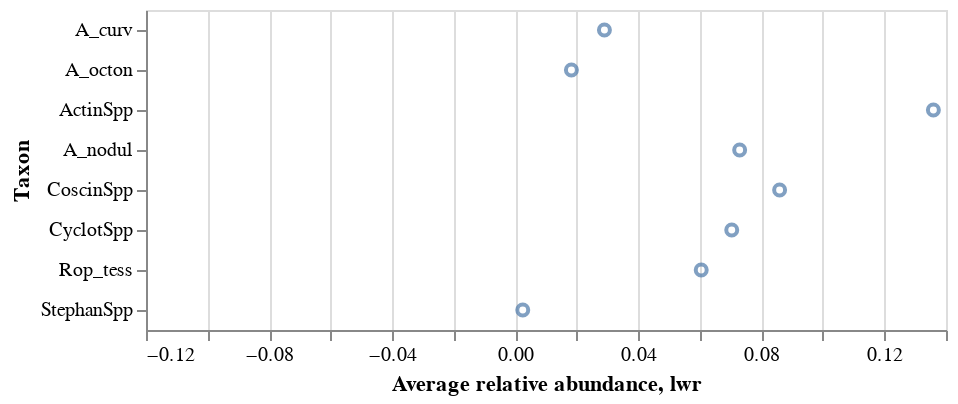

The code cell stored with this chart in its notebook:
### Markdown cell above
### Q1 (b). Visualizing summary statistics

Create a plot of the average relative abundances and their variation over time by following these steps:

1. Reset the index of `diatom_summary` so that the taxon names are stored as a column and not an index. Store the result as `plot_df`.

2. Create an Altair chart based on `plot_df` with *no marks* -- just `alt.Chart(...).encode(...)` -- and pass the columnn of taxon names to the `Y` encoding channel with the title 'Taxon' and sorted in descending order of mean relative abundance. Store the result as `base`.
    + *Hint*: `alt.Y(..., sort = {'field': 'column', 'order': 'descending'})` will sort the Y channel by 'column' in descending order.


3. Modify `base` to create a point plot of the average relative abundances for each taxon; store the result as `means`.
    + Average relative abundance (the mean you calculated in Q1 (a)) should appear on the x axis, and taxon on the y axis.
    + Since the `Y` encoding was already specified in `base`, you do not need to add a `Y` encoding at this stage.
    + Give the x axis the title 'Average relative abundance'.


4. Modify `base` to create a plot with bars spanning two standard deviations in either direction from the mean. Store the result as `bars`.
    + First use `base.transform_calculate(...)` to compute `lwr` and `upr` for the positions of the bar endpoints:
        - $\texttt{lwr} = \texttt{mean} - 2\times\texttt{std}$
        - $\texttt{upr} = \texttt{mean} + 2\times\texttt{std}$.
    + Then append `.mark_errorbar().encode(...)` to the chain:
        - pass `lwr:Q` to the `X` encoding channel with the title 'Average relative abundance' (to match the point plot)
        - pass `upr:Q` to the `X2` encoding channel (no specific title needed).


5. Layer the plots: `means + bars`.


It may help to have a look at [this example](https://altair-viz.github.io/gallery/simple_scatter_with_errorbars.html). Once you make the plot, answer questions (i) - (iii) below.

### Code cell
# reset index
plot_df = diatom_summary.reset_index()

# create base chart
base = alt.Chart(plot_df).encode(
    y = alt.Y('index',title = 'Taxon', sort = {'field': 'column', 'order': 'descending'})
)
# create point plot
means = base.mark_point().encode(
x = alt.X('mean',title="Average relative abundance"))
# create bar plot
bars = base.transform_calculate(
    lwr = "datum.mean-2*datum.std", upr = "datum.mean-2*datum.std")\
.mark_errorbar().encode(
    x = alt.X('lwr:Q'),
    x2 = alt.X2('upr:Q')
)
# layer
means+bars

### Figure 1 — Vega-Lite specification as saved in the notebook (floating-point values rounded to 4 significant figures)
{"config": {"view": {"continuousWidth": 400, "continuousHeight": 300}}, "layer": [{"mark": "point", "encoding": {"x": {"field": "mean", "title": "Average relative abundance", "type": "quantitative"}, "y": {"field": "index", "sort": {"field": "column", "order": "descending"}, "title": "Taxon", "type": "nominal"}}}, {"mark": "errorbar", "encoding": {"x": {"field": "lwr", "type": "quantitative"}, "x2": {"field": "upr"}, "y": {"field": "index", "sort": {"field": "column", "order": "descending"}, "title": "Taxon", "type": "nominal"}}, "transform": [{"calculate": "datum.mean-2*datum.std", "as": "lwr"}, {"calculate": "datum.mean-2*datum.std", "as": "upr"}]}], "data": {"name": "data-1b0d93bfcb022f0704e46c56041c0f6d"}, "$schema": "https://vega.github.io/schema/vega-lite/v4.17.0.json", "datasets": {"data-1b0d93bfcb022f0704e46c56041c0f6d": [{"index": "A_curv", "mean": 0.02899, "std": 0.0186}, {"index": "A_octon", "mean": 0.01826, "std": 0.01647}, {"index": "ActinSpp", "mean": 0.1359, "std": 0.0538}, {"index": "A_nodul", "mean": 0.07294, "std": 0.09268}, {"index": "CoscinSpp", "mean": 0.08593, "std": 0.0318}, {"index": "CyclotSpp", "mean": 0.07037, "std": 0.04242}, {"index": "Rop_tess", "mean": 0.06045, "std": 0.0761}, {"index": "StephanSpp", "mean": 0.002447, "std": 0.007721}]}}
